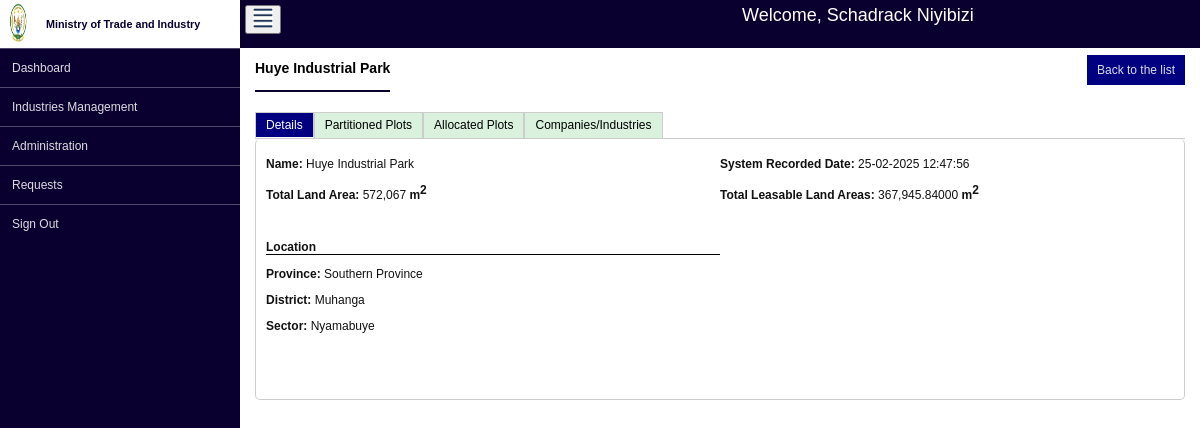
Screenshot of /industry/parks/1/ (signed in) with the database file from the repository.
### system_management/models.py (models this page shows, shortened)
class User(AbstractUser):
    USER_CATEGORIES = (
        ("MINICOM STAFF", "MINICOM STAFF"),
        ("COMPANY", "COMPANY"),
        ("VISITOR", "VISITOR"),
    )
    first_name = models.CharField(max_length=250, null=False, blank=False)
    username = None
    change_password_required = models.BooleanField(default=False)
    user_category = models.CharField(max_length=20, choices=USER_CATEGORIES, null=False, blank=False)
    email = models.EmailField(unique=True, max_length=250)
    USERNAME_FIELD = 'email'
    REQUIRED_FIELDS = ["first_name", "last_name"]
    class Meta(AbstractUser.Meta):
        swappable = 'AUTH_USER_MODEL'
        db_table = 'Users'

### industry/models.py (models this page shows, shortened)
class IndustryEconomicZone(models.Model):
    CATEGORIES = (
        ("Special Economic Zone", "Special Economic Zone"),
        ("Industrial Park", "Industrial Park"),
        ("Light Industrial Zone", "Light Industrial Zone"),
        ("Industrial Zone", "Industrial Zone"),
    )
    name = models.CharField(max_length=150, null=False, blank=False)
    category = models.CharField(max_length=60, null=False, blank=False, choices=CATEGORIES)
    total_land_size = models.DecimalField(decimal_places=5, max_digits=13, null=False, blank=False)
    leasable_land = models.DecimalField(decimal_places=5, max_digits=13, null=False, blank=False)
    province = models.CharField(max_length=60, null=False, blank=False)
    district = models.CharField(max_length=60, null=False, blank=False)
    sector = models.CharField(max_length=60, null=False, blank=False)
    recorded_date = models.DateTimeField(auto_now_add=True)
    class Meta:
        db_table = "IndustryEconomicZones"

### industry/views.py (the view)
# urls.py: path("parks/<str:park_id>/", industrial_park_detail, name="park-details"),
@login_required(login_url="system_management:login", redirect_field_name="redirect_to")
def industrial_park_detail(request, park_id):
    industrial_park = IndustryEconomicZone.objects.filter(id=park_id).first()
    zones = IndustrialZone.objects.all().order_by("name")
    park_partitioned_plots = PartitionedPlot.objects.all().order_by("upi_status")
    if industrial_park is None:
        return redirect("industry:parks-list")
    context = {
        "industrial_park": industrial_park,
        "park_partitioned_plots": park_partitioned_plots,
        "zones": zones,
    }
    return render(request, "industry/industrial_park_details.html", context=context)

### templates/industry/industrial_park_details.html (shortened to what this page needs)
{% extends "base_layout.html" %}
{% load humanize %}
{% block main_data_load %}
    <div id="car_title_header_and_new_btn">
        <p id="car_title_header_and_new_btn_p">{{ industrial_park.name|title}} {{ industrial_park.category|title}}</p>
        <a href="{% url 'industry:parks-list' %}" id="price_back_to_car_list">Back to the list</a>
    </div>
    <div id="tabs-container">
        <ul class="tabs">
            <li class="tab-link active" data-tab="park-detail">Details</li>
            <li class="tab-link" data-tab="partitioned-plots">Partitioned Plots</li>
            <li class="tab-link" data-tab="allocated-plots">Allocated Plots</li>
            <li class="tab-link" data-tab="company-industries">Companies/Industries</li>
        </ul>
    </div>
    <div id="car_body_data">
        <div id="park-detail" class="tab-content active">
            <div id="car_viewed_for_prices" class="car_viewed_for_services_prices">
                <div>
                    <p><strong>Name: </strong>{{ industrial_park.name }} {{ industrial_park.category|title }}</p>
                    <p><strong>Total Land Area: </strong>
                        {% with value=industrial_park.total_land_size|floatformat:5 %}
                            {{ value|floatformat:5|intcomma|cut:".00000" }}
                        {% endwith %}
                        <b>m<sup>2</sup></b>
                    </p>
                    <br/>
                    <b><h3 style="border-bottom: 1px solid black;">Location</h3></b>
                    <p><strong>Province: </strong>{{ industrial_park.province|title }}</p>
                    <p><strong>District: </strong>{{ industrial_park.district|title}}
                    <p><strong>Sector: </strong>{{ industrial_park.sector|title}}
                </div>
                <div>
                    <p><strong>System Recorded Date: </strong>{{ industrial_park.recorded_date|date:'d-m-Y H:i:s' }}</p>
                    <p><strong>Total Leasable Land Areas: </strong>
                        {% with value=industrial_park.leasable_land|floatformat:5 %}
                            {{ value|floatformat:5|intcomma|cut:".00000" }}
                        {% endwith %}
                        <b>m<sup>2</sup></b>
                    </p>
                </div>
            </div>
        </div>
    </div>
{% endblock %}

### templates/base_layout.html (shortened to what this page needs)
<!DOCTYPE html>
{% load static %}
<html lang="en">
  <head>
    <link rel="stylesheet" type="text/css" href="{% static 'css/main.css' %}"/>
  </head>
  <body>
    <div id="aside_navigation">
		<div id="sfjourney_aside_logo">
			<img src="{% static 'images/minicom_logo.png' %}" id="aside_logo" class="aside-header-data"/>
			<p class="aside-header-data">Ministry of Trade and Industry</p>
		</div>
		<div id="aside_navigations">
			<a href="">Dashboard</a>
			<button onclick="toggleAssetRegistrySection()">Industries management</button>
			<button onclick="toggleUsersManagementAssetSection()">Administration</button>
			<a href="">Requests</a>
			<a href="{% url 'system_management:logout' %}">Sign out</a>
		</div>
	</div>
	<div id="main_load">
		<div id="main_load_header">
			<button onclick="toggleNavigations()"><img src="{% static 'images/icon.png' %}" width="20" height="20"/></button>
			<p>Welcome, {{ request.user.first_name|capfirst }} {{ request.user.last_name|lower|capfirst }}</p>
		</div>
		<div id="main_load_data">
			{% block main_data_load %}
            {% endblock %}
		</div>
	</div>
  </body>
</html>

### static_files/css/main.css (style rules this page uses)
:root { --aside_bg: #222831; --aside_fg: rgba(244,244,244, 0.9); --aside_fg_hover_a: #111; --aside_bg_hover_a: #fff; --aside_border_color: rgba(244, 244, 244, 0.3); --main_bg: #e8e8e8; --main_fg: black; --main_header_bg: white; --scroll_bar_color: #888; --aside-navigation-span-bg: #55f; --navy_car: #000080; --peru_car: #cd853f; --darkGreen: #0a290a; --darkBlue: #090030; --darkRed:rgb(116, 24, 4); --table_tr_background_color: rgb(230, 230, 230); --table_header_background_color: #DAF1DE; }
* { box-sizing: border-box; font-family:Verdana, Geneva, Tahoma, sans-serif; font-size: 12px; }
body { margin: 0px; padding: 0px; }
#aside_navigation { float: left; width: 20%; height: 100vh; background-color: var(--darkBlue); color: var(--aside_fg); margin: 0px; padding: 0px; position: fixed; top: 0px; left: 0px; }
#main_load { float: right; width: 80%; height: 100vh; background-color: white; color: var(--main_fg); margin: 0px; padding: 0px; }
#main_load_header { width: 100%; height: 6%; background-color: var(--darkBlue); margin:0px; margin-top: 0px; padding: 5px; position: fixed; text-align: center; z-index: 100; top: 0px; right: 0px; left: 20%; color: var(--aside_bg_hover_a); font-family: 'Times New Roman', Times, serif; }
#main_load_header button { float: left; }
#main_load_header p { text-align: center; font-size: 18px; margin-top: 0px; }
#main_load_data { width: 100%; height: 94%; background-color: var(--aside_bg_hover_a); padding: 5px 15px; }
#sfjourney_aside_logo { width: 100%; height: 6%; font-size: 12px; padding: 0px; margin: 0px; margin-top: 0px; background-color: var(--aside_bg_hover_a); display: flex; align-items: center; justify-content: left; }
.aside-header-data { float: left; }
#sfjourney_aside_logo img { width: 15%; height: 100%; }
#sfjourney_aside_logo p { width: 78%; color: var(--darkBlue); font-size: 0.9rem; padding-left: 10px; font-weight: bold; }
#aside_navigations { width: 100%; height: 94%; }
#aside_navigations a { width: 100%; padding: 12px; display: block; font-size: 12px; border-top: 1px solid var(--aside_border_color); text-decoration: none; font-family: inherit; color: var(--aside_fg); font-weight: normal; text-transform: capitalize; }
#aside_navigations button { width: 100%; padding: 12px; display: block; border: none; font-size: 12px; border-top: 1px solid var(--aside_border_color); text-decoration: none; font-family: inherit; color: var(--aside_fg); font-weight: normal; text-align: left; text-transform: capitalize; background-color: var(--darkBlueHover); outline: none; }
#tabs-container { margin-top: 20px; }
.tabs { display: flex; list-style-type: none; padding: 0; margin: 0; border-bottom: 1px solid #ccc; }
.tabs .tab-link { padding: 5px 10px; cursor: pointer; border: 1px solid #ccc; border-bottom: none; margin-right: 0; background-color: var(--table_header_background_color); border-radius: 0; }
.tabs .tab-link.active { background-color: var(--navy_car); color: white; border-bottom: 1px solid #fff; }
.tab-content { display: none; overflow: auto; padding: 5px 0; border: 1px solid #ccc; border-top: none; border-radius: 5px; }
.tab-content.active { display: block; }
#car_title_header_and_new_btn { height: 5%; margin-top: 50px; }
#car_title_header_and_new_btn p { float: left; padding-top: 5px; font-size: 14px; width: auto; height: 100%; margin-top: 0px; font-weight: bold; border-bottom: 2px double var(--darkBlue); }
.car_viewed_for_services_prices { background-color: var(--aside_bg_hover_a); padding: 1px 10px; color: var(--aside_fg_hover_a); font-weight: normal; font-family: Verdana, Geneva, Tahoma, sans-serif; min-height: 250px; max-height: 300px; }
.car_viewed_for_services_prices div { float: left; width: 50%; cursor: pointer; }
.car_viewed_for_services_prices p { font-size: 12px; }
#price_back_to_car_list { float: right; font-size: 12px; padding: 8px 10px; margin-top: 0px; font-weight: normal; border: none; border-radius: 0px; background-color: var(--navy_car); color: var(--aside_fg); text-decoration: none; }

### rows the page displays
User: user.first_name "Schadrack", user.last_name "Niyibizi"
IndustryEconomicZone: name "Huye", category "Industrial Park", province "Southern Province", district "Muhanga", sector "Nyamabuye", recorded_date "25-02-2025 12:47:56"

### other values shown
{{ value|floatformat:5|intcomma|cut:".00000" }} "572,067"
{{ value|floatformat:5|intcomma|cut:".00000" }} "367,945.84000"
